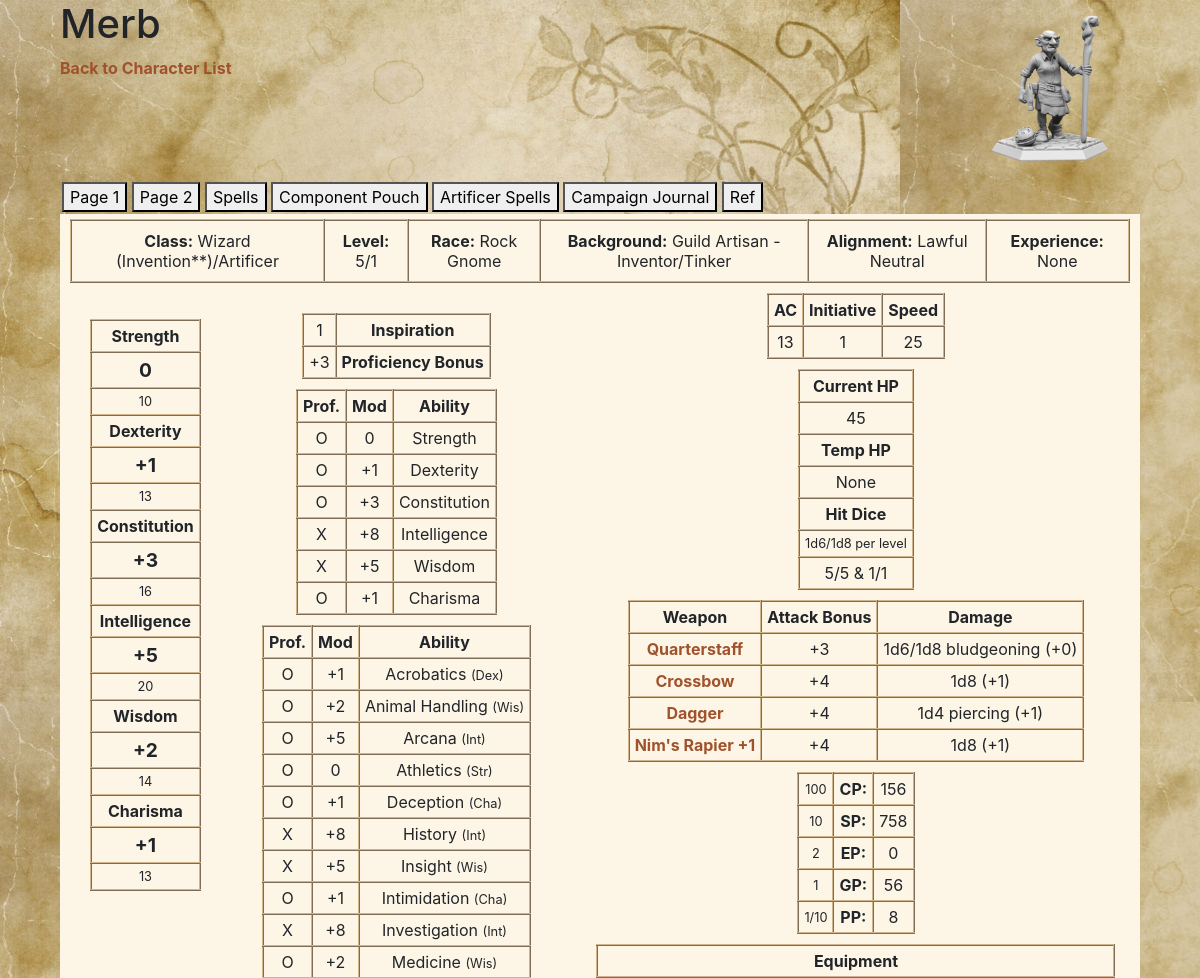
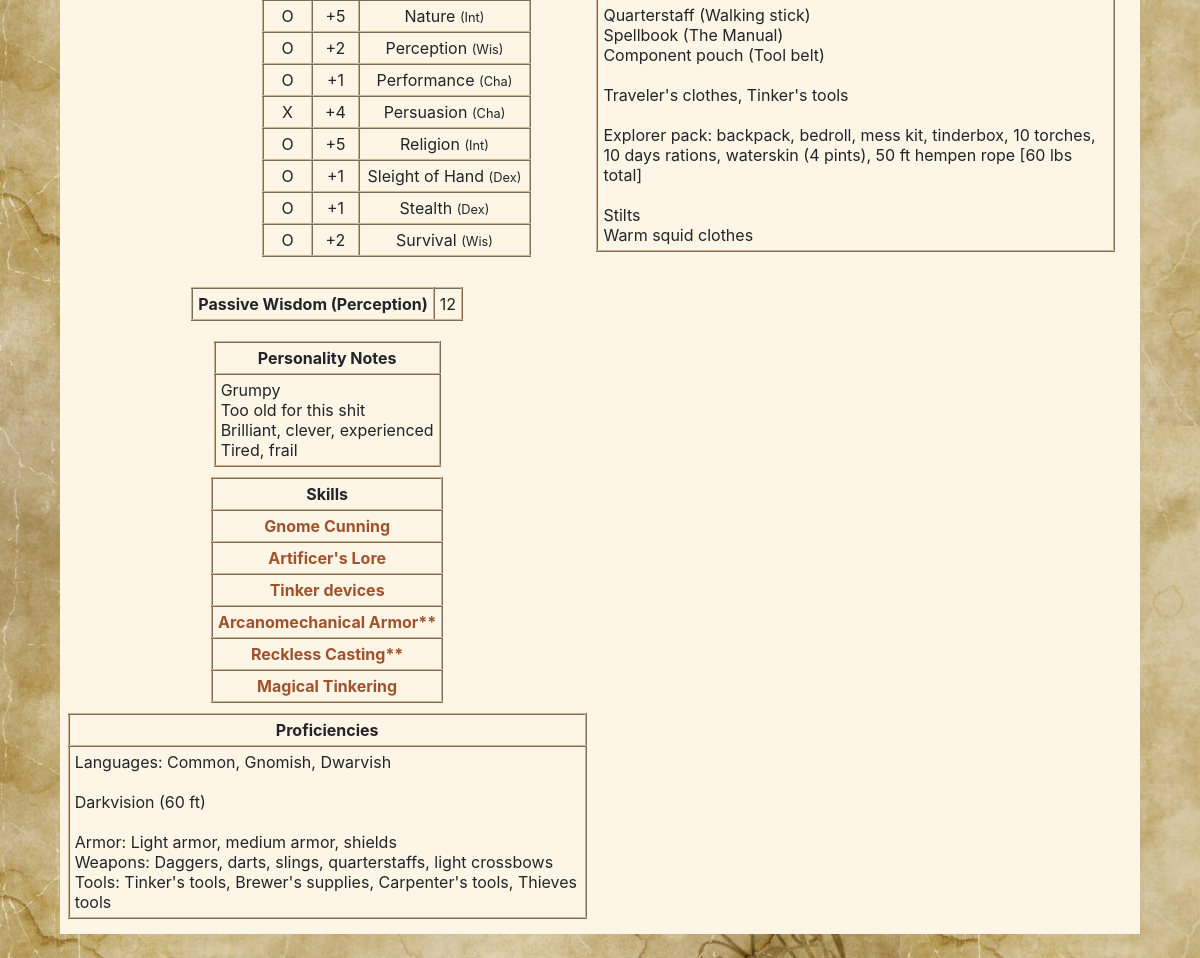
Page /naga/Merb/ on the earlier database version (2 pictures, top to bottom).
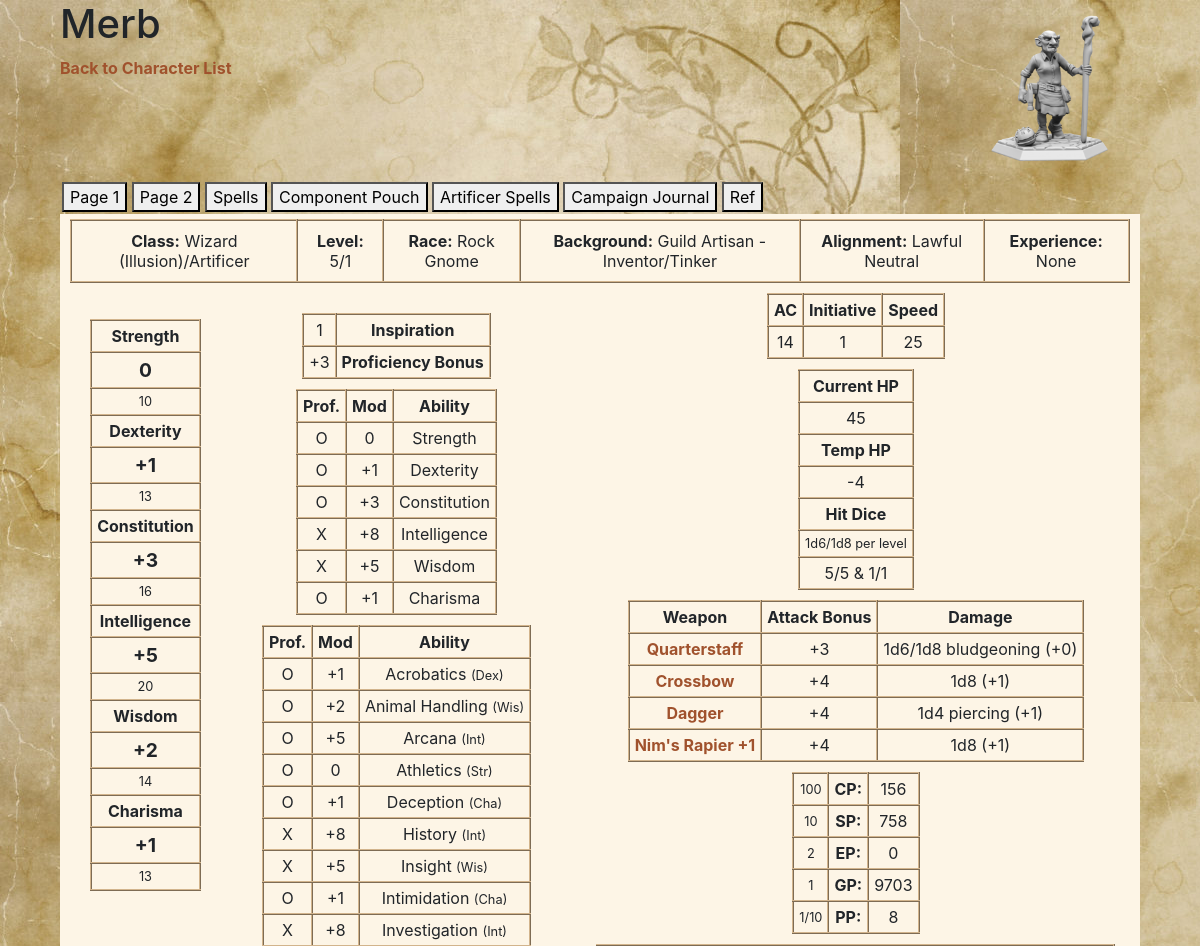
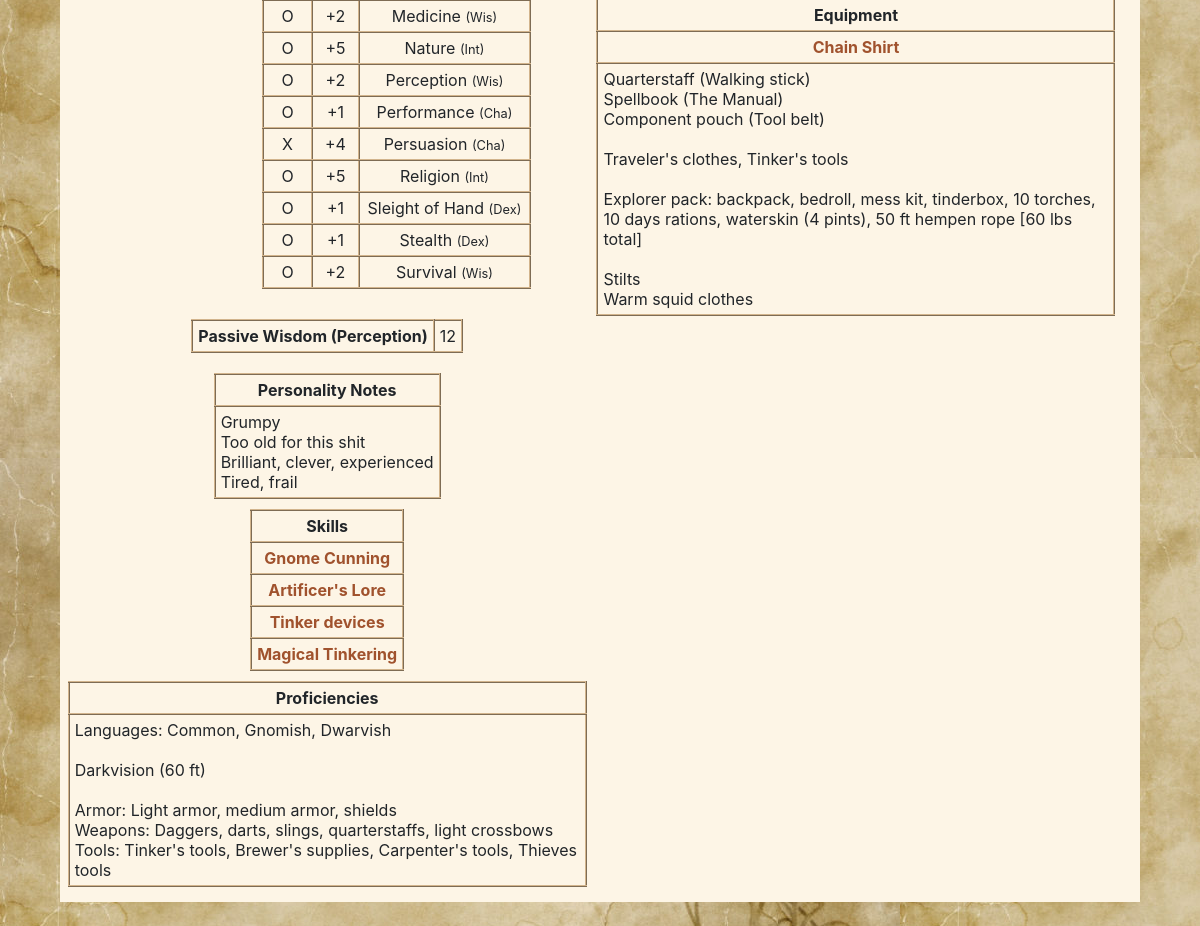
Same page on the later database version (2 pictures, top to bottom).
### naga/models.py (models this page shows, shortened)
class Character(models.Model):
    name = models.CharField(max_length=255)
    xp = models.IntegerField(blank=True, null=True)
    race = models.CharField(max_length=255)
    alignment = models.CharField(max_length=255)
    background = models.CharField(max_length=255, blank=True, null=True)
    age = models.CharField(max_length=255, blank=True, null=True)
    height = models.CharField(max_length=255, blank=True, null=True)
    weight = models.CharField(max_length=255, blank=True, null=True)
    eyes = models.CharField(max_length=255, blank=True, null=True)
    skin = models.CharField(max_length=255, blank=True, null=True)
    hair = models.CharField(max_length=255, blank=True, null=True)
    strength = models.IntegerField()
    dexterity = models.IntegerField()
    constitution = models.IntegerField()
    intelligence = models.IntegerField()
    wisdom = models.IntegerField()
    charisma = models.IntegerField()
    proficiencyBonus = models.IntegerField()
    inspiration = models.IntegerField(blank=True, null=True)
    ac = models.IntegerField()
    initiative = models.IntegerField(blank=True, null=True)
    speed = models.IntegerField()
    currentHP = models.IntegerField()
    tempHP = models.CharField(max_length=255, blank=True, null=True)
    hitDiceType = models.CharField(max_length=255)
    hitDice = models.CharField(max_length=255)
    personalityNotes = models.TextField(blank=True, null=True)
    proficienciesNotes = models.TextField(blank=True, null=True)
    weaponsNotes = models.TextField(blank=True, null=True)
    equipmentNotes = models.TextField(blank=True, null=True)
    alliesNotes = models.TextField(blank=True, null=True)
    backstoryNotes = models.TextField(blank=True, null=True)
    additionalNotes = models.TextField(blank=True, null=True)
    treasureNotes = models.TextField(blank=True, null=True)
    customNotesSlot1 = models.TextField(blank=True, null=True)
    headshot = models.ImageField(upload_to='naga/uploads/%s/'%name, blank=True, null=True)
    cp = models.IntegerField(blank=True, null=True)
    sp = models.IntegerField(blank=True, null=True)
    ep = models.IntegerField(blank=True, null=True)
    gp = models.IntegerField(blank=True, null=True)
    pp = models.IntegerField(blank=True, null=True)
    campaignJournal = models.TextField(blank=True, null=True)
    externalReferences = models.TextField(blank=True, null=True) #Out of character, links to stuff or player notes
    useSpellPage = models.BooleanField(default=True)
    lvl0slotsTotal = models.IntegerField(blank=True, null=True)
    lvl0slotsUsed = models.IntegerField(blank=True, null=True)
    lvl1slotsTotal = models.IntegerField(blank=True, null=True)
    lvl1slotsUsed = models.IntegerField(blank=True, null=True)
    lvl2slotsTotal = models.IntegerField(blank=True, null=True)
    lvl2slotsUsed = models.IntegerField(blank=True, null=True)
    lvl3slotsTotal = models.IntegerField(blank=True, null=True)
    lvl3slotsUsed = models.IntegerField(blank=True, null=True)
    lvl4slotsTotal = models.IntegerField(blank=True, null=True)
    lvl4slotsUsed = models.IntegerField(blank=True, null=True)
    lvl5slotsTotal = models.IntegerField(blank=True, null=True)
    lvl5slotsUsed = models.IntegerField(blank=True, null=True)
    lvl6slotsTotal = models.IntegerField(blank=True, null=True)
    lvl6slotsUsed = models.IntegerField(blank=True, null=True)
    lvl7slotsTotal = models.IntegerField(blank=True, null=True)
    lvl7slotsUsed = models.IntegerField(blank=True, null=True)
    lvl8slotsTotal = models.IntegerField(blank=True, null=True)
    lvl8slotsUsed = models.IntegerField(blank=True, null=True)
    lvl9slotsTotal = models.IntegerField(blank=True, null=True)
    lvl9slotsUsed = models.IntegerField(blank=True, null=True)
    def getDndClassDisplay(self):
        displayStr=''
        for c in self.dndClasses.all():
            if c.school:
                displayStr+=c.get_name_display() + ' (' + c.school + ')/'
            else:
                displayStr+=c.get_name_display() + '/'
        displayStr = displayStr[:-1]
        return displayStr
    def getLevelDisplay(self):
        displayStr=''
        for c in self.dndClasses.all():
            displayStr+=str(c.level) + '/'
        displayStr = displayStr[:-1]
        return displayStr
    def getPrimarySpellClass(self):
        c = list(self.dndClasses.filter(isPrimarySpellClass=True))
        if c:
            return c[0]
        return None
    def getTopAttrs(self):
        attrs = [
                {"displayname":"Class", "value":self.getDndClassDisplay()},
                {"displayname":"Level", "value":self.getLevelDisplay()},
                {"displayname":"Race", "value":self.race},
                {"displayname":"Background", "value":self.background},
                {"displayname":"Alignment", "value":self.alignment},
                {"displayname":"Experience", "value":self.xp},
                ]
        return attrs
    def getStats(self):
        stats = [
                {"displayname":"Strength", "value":self.strength, "mod":self.getStrMod()},
                {"displayname":"Dexterity", "value":self.dexterity, "mod":self.getDexMod()},
                {"displayname":"Constitution", "value":self.constitution, "mod":self.getConMod()},
                {"displayname":"Intelligence", "value":self.intelligence, "mod":self.getIntMod()},
                {"displayname":"Wisdom", "value":self.wisdom, "mod":self.getWisMod()},
                {"displayname":"Charisma", "value":self.charisma, "mod":self.getChaMod()},
                ]
        return stats
    def getMod(self, stat):
        base = stat-10
        if base % 2 >0:
            return int((base-1)/2)
        else:
            return int(base/2)
    def getStrMod(self):
        return self.getMod(self.strength)
    def getDexMod(self):
        return self.getMod(self.dexterity)
    def getConMod(self):
        return self.getMod(self.constitution)
    def getIntMod(self):
        return self.getMod(self.intelligence)
    def getWisMod(self):
        return self.getMod(self.wisdom)
    def getChaMod(self):
        return self.getMod(self.charisma)
    def getMoney(self):
        money = {
                "cp": self.cp if self.cp else 0,
                "sp": self.sp if self.sp else 0,
                "gp": self.gp if self.gp else 0,
                "ep": self.ep if self.ep else 0,
                "pp": self.pp if self.pp else 0,
                }
        return money
    def getSavingThrows(self):
        sList = []
        for s in self.savingThrows.all():
            sDict = {
                    "displayname": s.name,
                    "value": calculateDisplayValue(s),
                    "isProficient": s.isProficient,
                    }
            sList.append(sDict)
        return sList
    def getAbilities(self):
        aList = []
        for a in self.abilities.all():
            aDict = {
                    "displayname": a.name,
                    "value": calculateDisplayValue(a),
                    "isProficient": a.isProficient,
                    "parentStat": a.parentStat,
                    }
            aList.append(aDict)
        return aList
    def getPassivePerception(self):
        p = self.abilities.filter(name='Perception')
        return (10 + int(calculateDisplayValue(p[0])))
    def getWeapons(self):
        wList = []
        for w in self.weaponNodes.all():
            wDict = {
                    "displayName": w.displayName,
                    "longDescription": w.longDescription,
                    "damage": str(w.damage) + ' (+' + str(w.getDamageBonus()) + ')',
                    "attackBonus": w.getAttackBonus(),
                    }
            wList.append(wDict)
        return wList
    def getSkills(self):
        sList = []
        for s in self.skillNodes.all():
            sDict = {
                    "displayName": s.displayName,
                    "longDescription": s.longDescription,
                    }
            sList.append(sDict)
        return sList
    def getEquipment(self):
        eList = []
        for e in self.equipmentNodes.all():
            eDict = {
                    "displayName": e.displayName,
                    "longDescription": e.longDescription,
                    }
            eList.append(eDict)
        return eList
    def getAllSpells(self, secondaryPreparedOnly=False):
        sps = self.getPrimarySpellClass().getSpells()
        for c in self.dndClasses.all():
            if c.isSpellcastingClass and not c.isPrimarySpellClass:
                addSps = c.getSpells(preparedOnly=True)
                newSps = {}
                for key in sps.keys():
                    newSps[key] = sps[key] + addSps[key]
                sps = newSps
        return sps
    def getCustomPages(self):
        pList = []
        for p in self.customPages.all():
            pDict = {
                    "displayName": p.displayName,
                    "templateName": p.templateName,
                    "orderindex": p.orderindex,
                    }
            pList.append(pDict)
        return pList
    def getImageWithTexts(self):
        iList = []
        return iList
    def getSpecialCharacterDict(self):
        myDict = {}
        if self.name == "Merb":
            c = list(self.dndClasses.filter(name=4))#bleh
            artificer = c[0]
            myDict = {
                    "artificerNumPrepare": artificer.getNumSpellsPrepare(),
                    "artificerSpells": artificer.generalSpellLookup("Artificer"),
                    }
        return myDict

class Node(models.Model):
    displayName = models.CharField(max_length=255)
    longDescription = models.TextField(blank=True, null=True)
    orderindex = models.IntegerField(blank=True, null=True)

### naga/views.py (the view)
# urls.py: path("<str:name>/", views.naga_characterHome, name="naga_characterHome"),
def naga_characterHome(request, name):
    character = Character.objects.get(name=name)
    context = {
        "character": character,
        "customPages": character.getCustomPages(),
        "topAttrs": character.getTopAttrs(),
        "stats": character.getStats(),
        "savingThrows": character.getSavingThrows(),
        "abilities": character.getAbilities(),
        "passivePerception": character.getPassivePerception(),
        "carryingWeight": (character.strength*15),
        "weapons": character.getWeapons(),
        "equipment": character.getEquipment(),
        "skills": character.getSkills(),
        "imageWithTexts": character.getImageWithTexts(),
        "money": character.getMoney(),
        "specialCharacterDict": character.getSpecialCharacterDict(),
    }
    if character.getPrimarySpellClass():
        cls = character.getPrimarySpellClass()
        context['spells'] = character.getAllSpells(secondaryPreparedOnly=True)
        context['spellcastingClass'] = cls.get_name_display()
        context['spellcastingLevel'] = cls.level
        context['spellcastingAbility'] = cls.getSpellcastingAbilityMod()
        context['spellSaveDC'] = cls.getSpellSaveDC()
        context['spellAtkBonus'] = cls.getSpellAtkBonus()
        context['numPrepare'] = cls.getNumSpellsPrepare()
    return render(request, "naga_characterHome.html", context)

### naga/templates/naga_characterHome.html (shortened to what this page needs)
{% extends "naga_base.html" %}
{% block page_content %}
<div class="topBar">
	<div name="header" style="overflow: hidden">
		{% if character.headshot %}
		<img src="{{ character.headshot.url }}" alt="{{ character.name }}" class="headshot">
		{% endif %}
		<h1>{{ character.name }}</h1>
		<p> <a href="{% url 'naga_index' %}">Back to Character List</a></p>
		<br/><br/>
	</div>
	<div name="tabs" style="padding:2px">
		<button class="tablinks" onclick="openPage(event, 'pg1')" id="defaultOpen">Page 1</button>
		<button class="tablinks" onclick="openPage(event, 'pg2')">Page 2</button>
		{% if character.useSpellPage %}
		<button class="tablinks" onclick="openPage(event, 'pg3')">Spells</button>
		{% endif %}
		{% for page in customPages %}
		<button class="tablinks" onclick="openPage(event, '{{ page.orderindex }}')">{{ page.displayName }}</button>
		{% endfor %}
		<button class="tablinks" onclick="openPage(event, 'pg4')">Campaign Journal</button>
		<button class="tablinks" onclick="openPage(event, 'pg5')">Ref</button>
	</div>
</div>
<div id="pg1" class="tabcontent" style="display:none">
{% include "naga_charPg1.html" %}
</div>
{% include "naga_charPg2.html" %}
{% include "naga_charPg3.html" %}
{% for page in customPages %}
{% include  ""|add:page.templateName %}
{% endfor %}
{% include "naga_charPg4.html" %}
{% include "naga_charPg5.html" %}
{% endblock %}

### naga/templates/naga_charPg1.html (shortened to what the changed rows need)
{% extends "naga_base.html" %}
{% block page_content %}
<div class="pageArea">
	<div name="topAttrs" style="margin: auto auto; width=99%">
		<table class="tableBordered topBar">
		<tr>
		{% for aDict in topAttrs %}
		<td style="padding:10px"><b> {{ aDict.displayname }}:</b> {{ aDict.value }} <br></td>
		{% endfor %}
		</tr>
		</table>
	</div>
	<div name="col1" class="charPgTriColumn">
		<div name="statsAndAbils" class="charPgColumnSection">
			<div name="abils" class="charPgColumnSection" style="display:inline-block !important; width:65% !important;">
				<div name="insp" class="charPgColumnSection">
					<table class="tableBordered">
						<tr><td> {{ character.inspiration }}</td><td><b>Inspiration</b></td></tr>
						<tr><td> +{{ character.proficiencyBonus }}</td><td><b>Proficiency Bonus</b></td></tr>
					</table>
				</div>
			</div>
		</div>
	</div>
	<div name="col2" class="charPgTriColumn">
		 <div name"battleTop" class="charPgColumnSection">
			<table class="tableBordered">
				<tr><td> {{ character.ac }}</td><td>{{ character.initiative }}</td><td>{{ character.speed }}</td></tr>
			</table>
		</div>
		<div name="hp" class="charPgColumnSection">
			<table class="tableBordered">
				<tr><td colspan=3>{{ character.currentHP }}</td></tr>
				<tr><td colspan=3>{{ character.tempHP }}</td></tr>
				<tr><td colspan=3><small>{{ character.hitDiceType }}</small></td></tr>
				<tr><td colspan=3>{{ character.hitDice }}</td></tr>
			</table>
		</div>
		<div name="money" class="charPgColumnSection">
			<table class="tableBordered">
				<tr><td><small>1</small></td><td><b>GP:</b></td><td>{{ money.gp }}</td></tr>
			</table>
		</div>
		<div name="equipment" class="charPgColumnSection">
			<table class="tableBordered">
			{% for e in equipment %}
			<tr><td> <a href="javascript://" data-html="true" data-container="body" data-trigger="focus" data-toggle="popover" title="{{ e.displayName }}" data-content="{{ e.longDescription|safe|linebreaksbr }}">{{ e.displayName }}</a></td></tr>
			{% endfor %}
			<tr><td style="text-align: left">{{ character.equipmentNotes|safe|linebreaksbr }}</td></tr>
			</table>
		</div>
	</div>
	<div name="col3" class="charPgTriColumn">
		<div name="personality" class="charPgColumnSection">
			<table class="tableBordered">
			<tr><td style="text-align: left">{{ character.personalityNotes|safe|linebreaksbr }}</td></tr>
			</table>
		</div>
		<div name="skills" class="charPgColumnSection">
			<table class="tableBordered">
			{% for s in skills %}
			<tr><td> <a href="javacript://" data-html="true" data-container="body" data-trigger="focus" data-toggle="popover" title="{{ s.displayName }}" data-content="{{ s.longDescription|safe|linebreaksbr }}">{{ s.displayName }}</a></td></tr>
			{% endfor %}
			</table>
		</div>
		<div name="proficiencies" class="charPgColumnSection">
			<table class="tableBordered">
				<tr>
					<td style="text-align: left">{{ character.proficienciesNotes|safe|linebreaksbr }}</td>
				</tr>
			</table>
		</div>
	</div>
</div>
{% endblock %}

Differences in the rows shown:
removed Node: displayName "Arcanomechanical Armor**"
removed Node: displayName "Reckless Casting**"
changed Character "Merb": ac "13" → "14"; tempHP "None" → "-4"
added Node: displayName "Chain Shirt"
Other differences:
{{ money.gp }}: "56" → "9703"
new list line: "Class : Wizard (Illusion)/Artificer"
list line gone: "Class : Wizard (Invention**)/Artificer"
